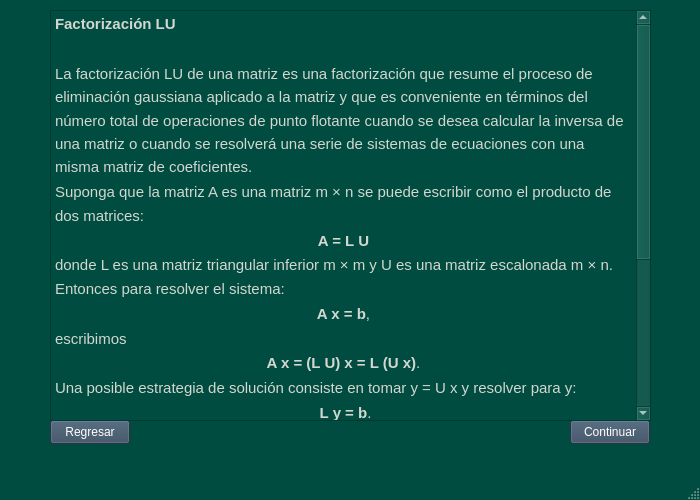
<?xml version="1.0" encoding="UTF-8"?>
<ui version="4.0">
 <class>resumenLU</class>
 <widget class="QMainWindow" name="resumenLU">
  <property name="geometry">
   <rect>
    <x>0</x>
    <y>0</y>
    <width>700</width>
    <height>500</height>
   </rect>
  </property>
  <property name="palette">
   <palette>
    <active>
     <colorrole role="WindowText">
      <brush brushstyle="SolidPattern">
       <color alpha="255">
        <red>255</red>
        <green>255</green>
        <blue>255</blue>
       </color>
      </brush>
     </colorrole>
     <colorrole role="Button">
      <brush brushstyle="SolidPattern">
       <color alpha="255">
        <red>0</red>
        <green>76</green>
        <blue>64</blue>
       </color>
      </brush>
     </colorrole>
     <colorrole role="Light">
      <brush brushstyle="SolidPattern">
       <color alpha="255">
        <red>0</red>
        <green>114</green>
        <blue>96</blue>
       </color>
      </brush>
     </colorrole>
     <colorrole role="Midlight">
      <brush brushstyle="SolidPattern">
       <color alpha="255">
        <red>0</red>
        <green>95</green>
        <blue>80</blue>
       </color>
      </brush>
     </colorrole>
     <colorrole role="Dark">
      <brush brushstyle="SolidPattern">
       <color alpha="255">
        <red>0</red>
        <green>38</green>
        <blue>32</blue>
       </color>
      </brush>
     </colorrole>
     <colorrole role="Mid">
      <brush brushstyle="SolidPattern">
       <color alpha="255">
        <red>0</red>
        <green>50</green>
        <blue>42</blue>
       </color>
      </brush>
     </colorrole>
     <colorrole role="Text">
      <brush brushstyle="SolidPattern">
       <color alpha="255">
        <red>255</red>
        <green>255</green>
        <blue>255</blue>
       </color>
      </brush>
     </colorrole>
     <colorrole role="BrightText">
      <brush brushstyle="SolidPattern">
       <color alpha="255">
        <red>255</red>
        <green>255</green>
        <blue>255</blue>
       </color>
      </brush>
     </colorrole>
     <colorrole role="ButtonText">
      <brush brushstyle="SolidPattern">
       <color alpha="255">
        <red>255</red>
        <green>255</green>
        <blue>255</blue>
       </color>
      </brush>
     </colorrole>
     <colorrole role="Base">
      <brush brushstyle="SolidPattern">
       <color alpha="255">
        <red>0</red>
        <green>0</green>
        <blue>0</blue>
       </color>
      </brush>
     </colorrole>
     <colorrole role="Window">
      <brush brushstyle="SolidPattern">
       <color alpha="255">
        <red>0</red>
        <green>76</green>
        <blue>64</blue>
       </color>
      </brush>
     </colorrole>
     <colorrole role="Shadow">
      <brush brushstyle="SolidPattern">
       <color alpha="255">
        <red>0</red>
        <green>0</green>
        <blue>0</blue>
       </color>
      </brush>
     </colorrole>
     <colorrole role="AlternateBase">
      <brush brushstyle="SolidPattern">
       <color alpha="255">
        <red>0</red>
        <green>38</green>
        <blue>32</blue>
       </color>
      </brush>
     </colorrole>
     <colorrole role="ToolTipBase">
      <brush brushstyle="SolidPattern">
       <color alpha="255">
        <red>255</red>
        <green>255</green>
        <blue>220</blue>
       </color>
      </brush>
     </colorrole>
     <colorrole role="ToolTipText">
      <brush brushstyle="SolidPattern">
       <color alpha="255">
        <red>0</red>
        <green>0</green>
        <blue>0</blue>
       </color>
      </brush>
     </colorrole>
     <colorrole role="PlaceholderText">
      <brush brushstyle="SolidPattern">
       <color alpha="128">
        <red>255</red>
        <green>255</green>
        <blue>255</blue>
       </color>
      </brush>
     </colorrole>
    </active>
    <inactive>
     <colorrole role="WindowText">
      <brush brushstyle="SolidPattern">
       <color alpha="255">
        <red>255</red>
        <green>255</green>
        <blue>255</blue>
       </color>
      </brush>
     </colorrole>
     <colorrole role="Button">
      <brush brushstyle="SolidPattern">
       <color alpha="255">
        <red>0</red>
        <green>76</green>
        <blue>64</blue>
       </color>
      </brush>
     </colorrole>
     <colorrole role="Light">
      <brush brushstyle="SolidPattern">
       <color alpha="255">
        <red>0</red>
        <green>114</green>
        <blue>96</blue>
       </color>
      </brush>
     </colorrole>
     <colorrole role="Midlight">
      <brush brushstyle="SolidPattern">
       <color alpha="255">
        <red>0</red>
        <green>95</green>
        <blue>80</blue>
       </color>
      </brush>
     </colorrole>
     <colorrole role="Dark">
      <brush brushstyle="SolidPattern">
       <color alpha="255">
        <red>0</red>
        <green>38</green>
        <blue>32</blue>
       </color>
      </brush>
     </colorrole>
     <colorrole role="Mid">
      <brush brushstyle="SolidPattern">
       <color alpha="255">
        <red>0</red>
        <green>50</green>
        <blue>42</blue>
       </color>
      </brush>
     </colorrole>
     <colorrole role="Text">
      <brush brushstyle="SolidPattern">
       <color alpha="255">
        <red>255</red>
        <green>255</green>
        <blue>255</blue>
       </color>
      </brush>
     </colorrole>
     <colorrole role="BrightText">
      <brush brushstyle="SolidPattern">
       <color alpha="255">
        <red>255</red>
        <green>255</green>
        <blue>255</blue>
       </color>
      </brush>
     </colorrole>
     <colorrole role="ButtonText">
      <brush brushstyle="SolidPattern">
       <color alpha="255">
        <red>255</red>
        <green>255</green>
        <blue>255</blue>
       </color>
      </brush>
     </colorrole>
     <colorrole role="Base">
      <brush brushstyle="SolidPattern">
       <color alpha="255">
        <red>0</red>
        <green>0</green>
        <blue>0</blue>
       </color>
      </brush>
     </colorrole>
     <colorrole role="Window">
      <brush brushstyle="SolidPattern">
       <color alpha="255">
        <red>0</red>
        <green>76</green>
        <blue>64</blue>
       </color>
      </brush>
     </colorrole>
     <colorrole role="Shadow">
      <brush brushstyle="SolidPattern">
       <color alpha="255">
        <red>0</red>
        <green>0</green>
        <blue>0</blue>
       </color>
      </brush>
     </colorrole>
     <colorrole role="AlternateBase">
      <brush brushstyle="SolidPattern">
       <color alpha="255">
        <red>0</red>
        <green>38</green>
        <blue>32</blue>
       </color>
      </brush>
     </colorrole>
     <colorrole role="ToolTipBase">
      <brush brushstyle="SolidPattern">
       <color alpha="255">
        <red>255</red>
        <green>255</green>
        <blue>220</blue>
       </color>
      </brush>
     </colorrole>
     <colorrole role="ToolTipText">
      <brush brushstyle="SolidPattern">
       <color alpha="255">
        <red>0</red>
        <green>0</green>
        <blue>0</blue>
       </color>
      </brush>
     </colorrole>
     <colorrole role="PlaceholderText">
      <brush brushstyle="SolidPattern">
       <color alpha="128">
        <red>255</red>
        <green>255</green>
        <blue>255</blue>
       </color>
      </brush>
     </colorrole>
    </inactive>
    <disabled>
     <colorrole role="WindowText">
      <brush brushstyle="SolidPattern">
       <color alpha="255">
        <red>0</red>
        <green>38</green>
        <blue>32</blue>
       </color>
      </brush>
     </colorrole>
     <colorrole role="Button">
      <brush brushstyle="SolidPattern">
       <color alpha="255">
        <red>0</red>
        <green>76</green>
        <blue>64</blue>
       </color>
      </brush>
     </colorrole>
     <colorrole role="Light">
      <brush brushstyle="SolidPattern">
       <color alpha="255">
        <red>0</red>
        <green>114</green>
        <blue>96</blue>
       </color>
      </brush>
     </colorrole>
     <colorrole role="Midlight">
      <brush brushstyle="SolidPattern">
       <color alpha="255">
        <red>0</red>
        <green>95</green>
        <blue>80</blue>
       </color>
      </brush>
     </colorrole>
     <colorrole role="Dark">
      <brush brushstyle="SolidPattern">
       <color alpha="255">
        <red>0</red>
        <green>38</green>
        <blue>32</blue>
       </color>
      </brush>
     </colorrole>
     <colorrole role="Mid">
      <brush brushstyle="SolidPattern">
       <color alpha="255">
        <red>0</red>
        <green>50</green>
        <blue>42</blue>
       </color>
      </brush>
     </colorrole>
     <colorrole role="Text">
      <brush brushstyle="SolidPattern">
       <color alpha="255">
        <red>0</red>
        <green>38</green>
        <blue>32</blue>
       </color>
      </brush>
     </colorrole>
     <colorrole role="BrightText">
      <brush brushstyle="SolidPattern">
       <color alpha="255">
        <red>255</red>
        <green>255</green>
        <blue>255</blue>
       </color>
      </brush>
     </colorrole>
     <colorrole role="ButtonText">
      <brush brushstyle="SolidPattern">
       <color alpha="255">
        <red>0</red>
        <green>38</green>
        <blue>32</blue>
       </color>
      </brush>
     </colorrole>
     <colorrole role="Base">
      <brush brushstyle="SolidPattern">
       <color alpha="255">
        <red>0</red>
        <green>76</green>
        <blue>64</blue>
       </color>
      </brush>
     </colorrole>
     <colorrole role="Window">
      <brush brushstyle="SolidPattern">
       <color alpha="255">
        <red>0</red>
        <green>76</green>
        <blue>64</blue>
       </color>
      </brush>
     </colorrole>
     <colorrole role="Shadow">
      <brush brushstyle="SolidPattern">
       <color alpha="255">
        <red>0</red>
        <green>0</green>
        <blue>0</blue>
       </color>
      </brush>
     </colorrole>
     <colorrole role="AlternateBase">
      <brush brushstyle="SolidPattern">
       <color alpha="255">
        <red>0</red>
        <green>76</green>
        <blue>64</blue>
       </color>
      </brush>
     </colorrole>
     <colorrole role="ToolTipBase">
      <brush brushstyle="SolidPattern">
       <color alpha="255">
        <red>255</red>
        <green>255</green>
        <blue>220</blue>
       </color>
      </brush>
     </colorrole>
     <colorrole role="ToolTipText">
      <brush brushstyle="SolidPattern">
       <color alpha="255">
        <red>0</red>
        <green>0</green>
        <blue>0</blue>
       </color>
      </brush>
     </colorrole>
     <colorrole role="PlaceholderText">
      <brush brushstyle="SolidPattern">
       <color alpha="128">
        <red>255</red>
        <green>255</green>
        <blue>255</blue>
       </color>
      </brush>
     </colorrole>
    </disabled>
   </palette>
  </property>
  <property name="windowTitle">
   <string>MainWindow</string>
  </property>
  <widget class="QWidget" name="centralwidget">
   <widget class="QPushButton" name="pushButton">
    <property name="geometry">
     <rect>
      <x>50</x>
      <y>420</y>
      <width>80</width>
      <height>24</height>
     </rect>
    </property>
    <property name="palette">
     <palette>
      <active>
       <colorrole role="WindowText">
        <brush brushstyle="SolidPattern">
         <color alpha="255">
          <red>255</red>
          <green>255</green>
          <blue>255</blue>
         </color>
        </brush>
       </colorrole>
       <colorrole role="Button">
        <brush brushstyle="SolidPattern">
         <color alpha="255">
          <red>53</red>
          <green>73</green>
          <blue>94</blue>
         </color>
        </brush>
       </colorrole>
       <colorrole role="Light">
        <brush brushstyle="SolidPattern">
         <color alpha="255">
          <red>79</red>
          <green>109</green>
          <blue>141</blue>
         </color>
        </brush>
       </colorrole>
       <colorrole role="Midlight">
        <brush brushstyle="SolidPattern">
         <color alpha="255">
          <red>66</red>
          <green>91</green>
          <blue>117</blue>
         </color>
        </brush>
       </colorrole>
       <colorrole role="Dark">
        <brush brushstyle="SolidPattern">
         <color alpha="255">
          <red>26</red>
          <green>36</green>
          <blue>47</blue>
         </color>
        </brush>
       </colorrole>
       <colorrole role="Mid">
        <brush brushstyle="SolidPattern">
         <color alpha="255">
          <red>35</red>
          <green>48</green>
          <blue>62</blue>
         </color>
        </brush>
       </colorrole>
       <colorrole role="Text">
        <brush brushstyle="SolidPattern">
         <color alpha="255">
          <red>255</red>
          <green>255</green>
          <blue>255</blue>
         </color>
        </brush>
       </colorrole>
       <colorrole role="BrightText">
        <brush brushstyle="SolidPattern">
         <color alpha="255">
          <red>255</red>
          <green>255</green>
          <blue>255</blue>
         </color>
        </brush>
       </colorrole>
       <colorrole role="ButtonText">
        <brush brushstyle="SolidPattern">
         <color alpha="255">
          <red>255</red>
          <green>255</green>
          <blue>255</blue>
         </color>
        </brush>
       </colorrole>
       <colorrole role="Base">
        <brush brushstyle="SolidPattern">
         <color alpha="255">
          <red>0</red>
          <green>0</green>
          <blue>0</blue>
         </color>
        </brush>
       </colorrole>
       <colorrole role="Window">
        <brush brushstyle="SolidPattern">
         <color alpha="255">
          <red>53</red>
          <green>73</green>
          <blue>94</blue>
         </color>
        </brush>
       </colorrole>
       <colorrole role="Shadow">
        <brush brushstyle="SolidPattern">
         <color alpha="255">
          <red>0</red>
          <green>0</green>
          <blue>0</blue>
         </color>
        </brush>
       </colorrole>
       <colorrole role="AlternateBase">
        <brush brushstyle="SolidPattern">
         <color alpha="255">
          <red>26</red>
          <green>36</green>
          <blue>47</blue>
         </color>
        </brush>
       </colorrole>
       <colorrole role="ToolTipBase">
        <brush brushstyle="SolidPattern">
         <color alpha="255">
          <red>255</red>
          <green>255</green>
          <blue>220</blue>
         </color>
        </brush>
       </colorrole>
       <colorrole role="ToolTipText">
        <brush brushstyle="SolidPattern">
         <color alpha="255">
          <red>0</red>
          <green>0</green>
          <blue>0</blue>
         </color>
        </brush>
       </colorrole>
       <colorrole role="PlaceholderText">
        <brush brushstyle="SolidPattern">
         <color alpha="128">
          <red>255</red>
          <green>255</green>
          <blue>255</blue>
         </color>
        </brush>
       </colorrole>
      </active>
      <inactive>
       <colorrole role="WindowText">
        <brush brushstyle="SolidPattern">
         <color alpha="255">
          <red>255</red>
          <green>255</green>
          <blue>255</blue>
         </color>
        </brush>
       </colorrole>
       <colorrole role="Button">
        <brush brushstyle="SolidPattern">
         <color alpha="255">
          <red>53</red>
          <green>73</green>
          <blue>94</blue>
         </color>
        </brush>
       </colorrole>
       <colorrole role="Light">
        <brush brushstyle="SolidPattern">
         <color alpha="255">
          <red>79</red>
          <green>109</green>
          <blue>141</blue>
         </color>
        </brush>
       </colorrole>
       <colorrole role="Midlight">
        <brush brushstyle="SolidPattern">
         <color alpha="255">
          <red>66</red>
          <green>91</green>
          <blue>117</blue>
         </color>
        </brush>
       </colorrole>
       <colorrole role="Dark">
        <brush brushstyle="SolidPattern">
         <color alpha="255">
          <red>26</red>
          <green>36</green>
          <blue>47</blue>
         </color>
        </brush>
       </colorrole>
       <colorrole role="Mid">
        <brush brushstyle="SolidPattern">
         <color alpha="255">
          <red>35</red>
          <green>48</green>
          <blue>62</blue>
         </color>
        </brush>
       </colorrole>
       <colorrole role="Text">
        <brush brushstyle="SolidPattern">
         <color alpha="255">
          <red>255</red>
          <green>255</green>
          <blue>255</blue>
         </color>
        </brush>
       </colorrole>
       <colorrole role="BrightText">
        <brush brushstyle="SolidPattern">
         <color alpha="255">
          <red>255</red>
          <green>255</green>
          <blue>255</blue>
         </color>
        </brush>
       </colorrole>
       <colorrole role="ButtonText">
        <brush brushstyle="SolidPattern">
         <color alpha="255">
          <red>255</red>
          <green>255</green>
          <blue>255</blue>
         </color>
        </brush>
       </colorrole>
       <colorrole role="Base">
        <brush brushstyle="SolidPattern">
         <color alpha="255">
          <red>0</red>
          <green>0</green>
          <blue>0</blue>
         </color>
        </brush>
       </colorrole>
       <colorrole role="Window">
        <brush brushstyle="SolidPattern">
         <color alpha="255">
          <red>53</red>
          <green>73</green>
          <blue>94</blue>
         </color>
        </brush>
       </colorrole>
       <colorrole role="Shadow">
        <brush brushstyle="SolidPattern">
         <color alpha="255">
          <red>0</red>
          <green>0</green>
          <blue>0</blue>
         </color>
        </brush>
       </colorrole>
       <colorrole role="AlternateBase">
        <brush brushstyle="SolidPattern">
         <color alpha="255">
          <red>26</red>
          <green>36</green>
          <blue>47</blue>
         </color>
        </brush>
       </colorrole>
       <colorrole role="ToolTipBase">
        <brush brushstyle="SolidPattern">
         <color alpha="255">
          <red>255</red>
          <green>255</green>
          <blue>220</blue>
         </color>
        </brush>
       </colorrole>
       <colorrole role="ToolTipText">
        <brush brushstyle="SolidPattern">
         <color alpha="255">
          <red>0</red>
          <green>0</green>
          <blue>0</blue>
         </color>
        </brush>
       </colorrole>
       <colorrole role="PlaceholderText">
        <brush brushstyle="SolidPattern">
         <color alpha="128">
          <red>255</red>
          <green>255</green>
          <blue>255</blue>
         </color>
        </brush>
       </colorrole>
      </inactive>
      <disabled>
       <colorrole role="WindowText">
        <brush brushstyle="SolidPattern">
         <color alpha="255">
          <red>26</red>
          <green>36</green>
          <blue>47</blue>
         </color>
        </brush>
       </colorrole>
       <colorrole role="Button">
        <brush brushstyle="SolidPattern">
         <color alpha="255">
          <red>53</red>
          <green>73</green>
          <blue>94</blue>
         </color>
        </brush>
       </colorrole>
       <colorrole role="Light">
        <brush brushstyle="SolidPattern">
         <color alpha="255">
          <red>79</red>
          <green>109</green>
          <blue>141</blue>
         </color>
        </brush>
       </colorrole>
       <colorrole role="Midlight">
        <brush brushstyle="SolidPattern">
         <color alpha="255">
          <red>66</red>
          <green>91</green>
          <blue>117</blue>
         </color>
        </brush>
       </colorrole>
       <colorrole role="Dark">
        <brush brushstyle="SolidPattern">
         <color alpha="255">
          <red>26</red>
          <green>36</green>
          <blue>47</blue>
         </color>
        </brush>
       </colorrole>
       <colorrole role="Mid">
        <brush brushstyle="SolidPattern">
         <color alpha="255">
          <red>35</red>
          <green>48</green>
          <blue>62</blue>
         </color>
        </brush>
       </colorrole>
       <colorrole role="Text">
        <brush brushstyle="SolidPattern">
         <color alpha="255">
          <red>26</red>
          <green>36</green>
          <blue>47</blue>
         </color>
        </brush>
       </colorrole>
       <colorrole role="BrightText">
        <brush brushstyle="SolidPattern">
         <color alpha="255">
          <red>255</red>
          <green>255</green>
          <blue>255</blue>
         </color>
        </brush>
       </colorrole>
       <colorrole role="ButtonText">
        <brush brushstyle="SolidPattern">
         <color alpha="255">
          <red>26</red>
          <green>36</green>
          <blue>47</blue>
         </color>
        </brush>
       </colorrole>
       <colorrole role="Base">
        <brush brushstyle="SolidPattern">
         <color alpha="255">
          <red>53</red>
          <green>73</green>
          <blue>94</blue>
         </color>
        </brush>
       </colorrole>
       <colorrole role="Window">
        <brush brushstyle="SolidPattern">
         <color alpha="255">
          <red>53</red>
          <green>73</green>
          <blue>94</blue>
         </color>
        </brush>
       </colorrole>
       <colorrole role="Shadow">
        <brush brushstyle="SolidPattern">
         <color alpha="255">
          <red>0</red>
          <green>0</green>
          <blue>0</blue>
         </color>
        </brush>
       </colorrole>
       <colorrole role="AlternateBase">
        <brush brushstyle="SolidPattern">
         <color alpha="255">
          <red>53</red>
          <green>73</green>
          <blue>94</blue>
         </color>
        </brush>
       </colorrole>
       <colorrole role="ToolTipBase">
        <brush brushstyle="SolidPattern">
         <color alpha="255">
          <red>255</red>
          <green>255</green>
          <blue>220</blue>
         </color>
        </brush>
       </colorrole>
       <colorrole role="ToolTipText">
        <brush brushstyle="SolidPattern">
         <color alpha="255">
          <red>0</red>
          <green>0</green>
          <blue>0</blue>
         </color>
        </brush>
       </colorrole>
       <colorrole role="PlaceholderText">
        <brush brushstyle="SolidPattern">
         <color alpha="128">
          <red>255</red>
          <green>255</green>
          <blue>255</blue>
         </color>
        </brush>
       </colorrole>
      </disabled>
     </palette>
    </property>
    <property name="text">
     <string>Regresar</string>
    </property>
   </widget>
   <widget class="QPushButton" name="pushButton_2">
    <property name="geometry">
     <rect>
      <x>570</x>
      <y>420</y>
      <width>80</width>
      <height>24</height>
     </rect>
    </property>
    <property name="palette">
     <palette>
      <active>
       <colorrole role="WindowText">
        <brush brushstyle="SolidPattern">
         <color alpha="255">
          <red>255</red>
          <green>255</green>
          <blue>255</blue>
         </color>
        </brush>
       </colorrole>
       <colorrole role="Button">
        <brush brushstyle="SolidPattern">
         <color alpha="255">
          <red>53</red>
          <green>73</green>
          <blue>94</blue>
         </color>
        </brush>
       </colorrole>
       <colorrole role="Light">
        <brush brushstyle="SolidPattern">
         <color alpha="255">
          <red>79</red>
          <green>109</green>
          <blue>141</blue>
         </color>
        </brush>
       </colorrole>
       <colorrole role="Midlight">
        <brush brushstyle="SolidPattern">
         <color alpha="255">
          <red>66</red>
          <green>91</green>
          <blue>117</blue>
         </color>
        </brush>
       </colorrole>
       <colorrole role="Dark">
        <brush brushstyle="SolidPattern">
         <color alpha="255">
          <red>26</red>
          <green>36</green>
          <blue>47</blue>
         </color>
        </brush>
       </colorrole>
       <colorrole role="Mid">
        <brush brushstyle="SolidPattern">
         <color alpha="255">
          <red>35</red>
          <green>48</green>
          <blue>62</blue>
         </color>
        </brush>
       </colorrole>
       <colorrole role="Text">
        <brush brushstyle="SolidPattern">
         <color alpha="255">
          <red>255</red>
          <green>255</green>
          <blue>255</blue>
         </color>
        </brush>
       </colorrole>
       <colorrole role="BrightText">
        <brush brushstyle="SolidPattern">
         <color alpha="255">
          <red>255</red>
          <green>255</green>
          <blue>255</blue>
         </color>
        </brush>
       </colorrole>
       <colorrole role="ButtonText">
        <brush brushstyle="SolidPattern">
         <color alpha="255">
          <red>255</red>
          <green>255</green>
          <blue>255</blue>
         </color>
        </brush>
       </colorrole>
       <colorrole role="Base">
        <brush brushstyle="SolidPattern">
         <color alpha="255">
          <red>0</red>
          <green>0</green>
          <blue>0</blue>
         </color>
        </brush>
       </colorrole>
       <colorrole role="Window">
        <brush brushstyle="SolidPattern">
         <color alpha="255">
          <red>53</red>
          <green>73</green>
          <blue>94</blue>
         </color>
        </brush>
       </colorrole>
       <colorrole role="Shadow">
        <brush brushstyle="SolidPattern">
         <color alpha="255">
          <red>0</red>
          <green>0</green>
          <blue>0</blue>
         </color>
        </brush>
       </colorrole>
       <colorrole role="AlternateBase">
        <brush brushstyle="SolidPattern">
         <color alpha="255">
          <red>26</red>
          <green>36</green>
          <blue>47</blue>
         </color>
        </brush>
       </colorrole>
       <colorrole role="ToolTipBase">
        <brush brushstyle="SolidPattern">
         <color alpha="255">
          <red>255</red>
          <green>255</green>
          <blue>220</blue>
         </color>
        </brush>
       </colorrole>
       <colorrole role="ToolTipText">
        <brush brushstyle="SolidPattern">
         <color alpha="255">
          <red>0</red>
          <green>0</green>
          <blue>0</blue>
         </color>
        </brush>
       </colorrole>
       <colorrole role="PlaceholderText">
        <brush brushstyle="SolidPattern">
         <color alpha="128">
          <red>255</red>
          <green>255</green>
          <blue>255</blue>
         </color>
        </brush>
       </colorrole>
      </active>
      <inactive>
       <colorrole role="WindowText">
        <brush brushstyle="SolidPattern">
         <color alpha="255">
          <red>255</red>
          <green>255</green>
          <blue>255</blue>
         </color>
        </brush>
       </colorrole>
       <colorrole role="Button">
        <brush brushstyle="SolidPattern">
         <color alpha="255">
          <red>53</red>
          <green>73</green>
          <blue>94</blue>
         </color>
        </brush>
       </colorrole>
       <colorrole role="Light">
        <brush brushstyle="SolidPattern">
         <color alpha="255">
          <red>79</red>
          <green>109</green>
          <blue>141</blue>
         </color>
        </brush>
       </colorrole>
       <colorrole role="Midlight">
        <brush brushstyle="SolidPattern">
         <color alpha="255">
          <red>66</red>
          <green>91</green>
          <blue>117</blue>
         </color>
        </brush>
       </colorrole>
       <colorrole role="Dark">
        <brush brushstyle="SolidPattern">
         <color alpha="255">
          <red>26</red>
          <green>36</green>
          <blue>47</blue>
         </color>
        </brush>
       </colorrole>
       <colorrole role="Mid">
        <brush brushstyle="SolidPattern">
         <color alpha="255">
          <red>35</red>
          <green>48</green>
          <blue>62</blue>
         </color>
        </brush>
       </colorrole>
       <colorrole role="Text">
        <brush brushstyle="SolidPattern">
         <color alpha="255">
          <red>255</red>
          <green>255</green>
          <blue>255</blue>
         </color>
        </brush>
       </colorrole>
       <colorrole role="BrightText">
        <brush brushstyle="SolidPattern">
         <color alpha="255">
          <red>255</red>
          <green>255</green>
          <blue>255</blue>
         </color>
        </brush>
       </colorrole>
       <colorrole role="ButtonText">
        <brush brushstyle="SolidPattern">
         <color alpha="255">
          <red>255</red>
          <green>255</green>
          <blue>255</blue>
         </color>
        </brush>
       </colorrole>
       <colorrole role="Base">
        <brush brushstyle="SolidPattern">
         <color alpha="255">
          <red>0</red>
          <green>0</green>
          <blue>0</blue>
         </color>
        </brush>
       </colorrole>
       <colorrole role="Window">
        <brush brushstyle="SolidPattern">
         <color alpha="255">
          <red>53</red>
          <green>73</green>
          <blue>94</blue>
         </color>
        </brush>
       </colorrole>
       <colorrole role="Shadow">
        <brush brushstyle="SolidPattern">
         <color alpha="255">
          <red>0</red>
          <green>0</green>
          <blue>0</blue>
         </color>
        </brush>
       </colorrole>
       <colorrole role="AlternateBase">
        <brush brushstyle="SolidPattern">
         <color alpha="255">
          <red>26</red>
          <green>36</green>
          <blue>47</blue>
         </color>
        </brush>
       </colorrole>
       <colorrole role="ToolTipBase">
        <brush brushstyle="SolidPattern">
         <color alpha="255">
          <red>255</red>
          <green>255</green>
          <blue>220</blue>
         </color>
        </brush>
       </colorrole>
       <colorrole role="ToolTipText">
        <brush brushstyle="SolidPattern">
         <color alpha="255">
          <red>0</red>
          <green>0</green>
          <blue>0</blue>
         </color>
        </brush>
       </colorrole>
       <colorrole role="PlaceholderText">
        <brush brushstyle="SolidPattern">
         <color alpha="128">
          <red>255</red>
          <green>255</green>
          <blue>255</blue>
         </color>
        </brush>
       </colorrole>
      </inactive>
      <disabled>
       <colorrole role="WindowText">
        <brush brushstyle="SolidPattern">
         <color alpha="255">
          <red>26</red>
          <green>36</green>
          <blue>47</blue>
         </color>
        </brush>
       </colorrole>
       <colorrole role="Button">
        <brush brushstyle="SolidPattern">
         <color alpha="255">
          <red>53</red>
          <green>73</green>
          <blue>94</blue>
         </color>
        </brush>
       </colorrole>
       <colorrole role="Light">
        <brush brushstyle="SolidPattern">
         <color alpha="255">
          <red>79</red>
          <green>109</green>
          <blue>141</blue>
         </color>
        </brush>
       </colorrole>
       <colorrole role="Midlight">
        <brush brushstyle="SolidPattern">
         <color alpha="255">
          <red>66</red>
          <green>91</green>
          <blue>117</blue>
         </color>
        </brush>
       </colorrole>
       <colorrole role="Dark">
        <brush brushstyle="SolidPattern">
         <color alpha="255">
          <red>26</red>
          <green>36</green>
          <blue>47</blue>
         </color>
        </brush>
       </colorrole>
       <colorrole role="Mid">
        <brush brushstyle="SolidPattern">
         <color alpha="255">
          <red>35</red>
          <green>48</green>
          <blue>62</blue>
         </color>
        </brush>
       </colorrole>
       <colorrole role="Text">
        <brush brushstyle="SolidPattern">
         <color alpha="255">
          <red>26</red>
          <green>36</green>
          <blue>47</blue>
         </color>
        </brush>
       </colorrole>
       <colorrole role="BrightText">
        <brush brushstyle="SolidPattern">
         <color alpha="255">
          <red>255</red>
          <green>255</green>
          <blue>255</blue>
         </color>
        </brush>
       </colorrole>
       <colorrole role="ButtonText">
        <brush brushstyle="SolidPattern">
         <color alpha="255">
          <red>26</red>
          <green>36</green>
          <blue>47</blue>
         </color>
        </brush>
       </colorrole>
       <colorrole role="Base">
        <brush brushstyle="SolidPattern">
         <color alpha="255">
          <red>53</red>
          <green>73</green>
          <blue>94</blue>
         </color>
        </brush>
       </colorrole>
       <colorrole role="Window">
        <brush brushstyle="SolidPattern">
         <color alpha="255">
          <red>53</red>
          <green>73</green>
          <blue>94</blue>
         </color>
        </brush>
       </colorrole>
       <colorrole role="Shadow">
        <brush brushstyle="SolidPattern">
         <color alpha="255">
          <red>0</red>
          <green>0</green>
          <blue>0</blue>
         </color>
        </brush>
       </colorrole>
       <colorrole role="AlternateBase">
        <brush brushstyle="SolidPattern">
         <color alpha="255">
          <red>53</red>
          <green>73</green>
          <blue>94</blue>
         </color>
        </brush>
       </colorrole>
       <colorrole role="ToolTipBase">
        <brush brushstyle="SolidPattern">
         <color alpha="255">
          <red>255</red>
          <green>255</green>
          <blue>220</blue>
         </color>
        </brush>
       </colorrole>
       <colorrole role="ToolTipText">
        <brush brushstyle="SolidPattern">
         <color alpha="255">
          <red>0</red>
          <green>0</green>
          <blue>0</blue>
         </color>
        </brush>
       </colorrole>
       <colorrole role="PlaceholderText">
        <brush brushstyle="SolidPattern">
         <color alpha="128">
          <red>255</red>
          <green>255</green>
          <blue>255</blue>
         </color>
        </brush>
       </colorrole>
      </disabled>
     </palette>
    </property>
    <property name="text">
     <string>Continuar</string>
    </property>
   </widget>
   <widget class="QTextBrowser" name="textBrowser">
    <property name="geometry">
     <rect>
      <x>50</x>
      <y>10</y>
      <width>601</width>
      <height>411</height>
     </rect>
    </property>
    <property name="palette">
     <palette>
      <active>
       <colorrole role="Base">
        <brush brushstyle="SolidPattern">
         <color alpha="255">
          <red>0</red>
          <green>76</green>
          <blue>64</blue>
         </color>
        </brush>
       </colorrole>
       <colorrole role="Shadow">
        <brush brushstyle="SolidPattern">
         <color alpha="255">
          <red>0</red>
          <green>76</green>
          <blue>64</blue>
         </color>
        </brush>
       </colorrole>
       <colorrole role="ToolTipText">
        <brush brushstyle="SolidPattern">
         <color alpha="255">
          <red>0</red>
          <green>76</green>
          <blue>64</blue>
         </color>
        </brush>
       </colorrole>
      </active>
      <inactive>
       <colorrole role="Base">
        <brush brushstyle="SolidPattern">
         <color alpha="255">
          <red>0</red>
          <green>76</green>
          <blue>64</blue>
         </color>
        </brush>
       </colorrole>
       <colorrole role="Shadow">
        <brush brushstyle="SolidPattern">
         <color alpha="255">
          <red>0</red>
          <green>76</green>
          <blue>64</blue>
         </color>
        </brush>
       </colorrole>
       <colorrole role="ToolTipText">
        <brush brushstyle="SolidPattern">
         <color alpha="255">
          <red>0</red>
          <green>76</green>
          <blue>64</blue>
         </color>
        </brush>
       </colorrole>
      </inactive>
      <disabled>
       <colorrole role="Base">
        <brush brushstyle="SolidPattern">
         <color alpha="255">
          <red>0</red>
          <green>76</green>
          <blue>64</blue>
         </color>
        </brush>
       </colorrole>
       <colorrole role="Shadow">
        <brush brushstyle="SolidPattern">
         <color alpha="255">
          <red>0</red>
          <green>76</green>
          <blue>64</blue>
         </color>
        </brush>
       </colorrole>
       <colorrole role="ToolTipText">
        <brush brushstyle="SolidPattern">
         <color alpha="255">
          <red>0</red>
          <green>76</green>
          <blue>64</blue>
         </color>
        </brush>
       </colorrole>
      </disabled>
     </palette>
    </property>
    <property name="html">
     <string>&lt;!DOCTYPE HTML PUBLIC &quot;-//W3C//DTD HTML 4.0//EN&quot; &quot;http://www.w3.org/TR/REC-html40/strict.dtd&quot;&gt;
&lt;html&gt;&lt;head&gt;&lt;meta name=&quot;qrichtext&quot; content=&quot;1&quot; /&gt;&lt;style type=&quot;text/css&quot;&gt;
p, li { white-space: pre-wrap; }
&lt;/style&gt;&lt;/head&gt;&lt;body style=&quot; font-family:'Ubuntu'; font-size:10pt; font-weight:400; font-style:normal;&quot;&gt;
&lt;p align=&quot;justify&quot; style=&quot; margin-top:0px; margin-bottom:0px; margin-left:0px; margin-right:0px; -qt-block-indent:0; text-indent:0px; line-height:138%;&quot;&gt;&lt;a name=&quot;docs-internal-guid-99d43a80-7fff-26ce-e9e0-8e3b01bc2072&quot;&gt;&lt;/a&gt;&lt;span style=&quot; font-family:'Roboto','sans-serif'; font-size:11pt; font-weight:600; color:#d3d7cf; background-color:transparent;&quot;&gt;F&lt;/span&gt;&lt;span style=&quot; font-family:'Roboto','sans-serif'; font-size:11pt; font-weight:600; color:#d3d7cf; background-color:transparent;&quot;&gt;actorización LU&lt;/span&gt;&lt;/p&gt;
&lt;p align=&quot;justify&quot; style=&quot;-qt-paragraph-type:empty; margin-top:0px; margin-bottom:0px; margin-left:0px; margin-right:0px; -qt-block-indent:0; text-indent:0px; line-height:138%; font-family:'Roboto','sans-serif'; font-size:11pt; font-weight:600; color:#d3d7cf;&quot;&gt;&lt;br /&gt;&lt;/p&gt;
&lt;p style=&quot; margin-top:0px; margin-bottom:0px; margin-left:0px; margin-right:0px; -qt-block-indent:0; text-indent:0px; line-height:138%;&quot;&gt;&lt;span style=&quot; font-family:'Roboto','sans-serif'; font-size:11pt; color:#d3d7cf; background-color:transparent;&quot;&gt;La factorización LU de una matriz es una factorización que resume el proceso de eliminación gaussiana aplicado a la matriz y que es conveniente en términos del número total de operaciones de punto flotante cuando se desea calcular la inversa de una matriz o cuando se resolverá una serie de sistemas de ecuaciones con una misma matriz de coeficientes.&lt;/span&gt;&lt;/p&gt;
&lt;p style=&quot; margin-top:0px; margin-bottom:0px; margin-left:0px; margin-right:0px; -qt-block-indent:0; text-indent:0px; line-height:138%;&quot;&gt;&lt;span style=&quot; font-family:'Roboto','sans-serif'; font-size:11pt; color:#d3d7cf; background-color:transparent;&quot;&gt;Suponga que la matriz A es una matriz m × n se puede escribir como el producto de dos matrices:&lt;/span&gt;&lt;/p&gt;
&lt;p align=&quot;center&quot; style=&quot; margin-top:0px; margin-bottom:0px; margin-left:0px; margin-right:0px; -qt-block-indent:0; text-indent:0px; line-height:138%;&quot;&gt;&lt;span style=&quot; font-family:'Roboto','sans-serif'; font-size:11pt; font-weight:696; color:#d3d7cf; background-color:transparent;&quot;&gt;A = L U&lt;/span&gt;&lt;/p&gt;
&lt;p style=&quot; margin-top:0px; margin-bottom:0px; margin-left:0px; margin-right:0px; -qt-block-indent:0; text-indent:0px; line-height:138%;&quot;&gt;&lt;span style=&quot; font-family:'Roboto','sans-serif'; font-size:11pt; color:#d3d7cf; background-color:transparent;&quot;&gt;donde L es una matriz triangular inferior m × m y U es una matriz escalonada m × n. Entonces para resolver el sistema:&lt;/span&gt;&lt;/p&gt;
&lt;p align=&quot;center&quot; style=&quot; margin-top:0px; margin-bottom:0px; margin-left:0px; margin-right:0px; -qt-block-indent:0; text-indent:0px; line-height:138%;&quot;&gt;&lt;span style=&quot; font-family:'Roboto','sans-serif'; font-size:11pt; font-weight:696; color:#d3d7cf; background-color:transparent;&quot;&gt;A x = b&lt;/span&gt;&lt;span style=&quot; font-family:'Roboto','sans-serif'; font-size:11pt; color:#d3d7cf; background-color:transparent;&quot;&gt;,&lt;/span&gt;&lt;/p&gt;
&lt;p style=&quot; margin-top:0px; margin-bottom:0px; margin-left:0px; margin-right:0px; -qt-block-indent:0; text-indent:0px; line-height:138%;&quot;&gt;&lt;span style=&quot; font-family:'Roboto','sans-serif'; font-size:11pt; color:#d3d7cf; background-color:transparent;&quot;&gt;escribimos&lt;/span&gt;&lt;/p&gt;
&lt;p align=&quot;center&quot; style=&quot; margin-top:0px; margin-bottom:0px; margin-left:0px; margin-right:0px; -qt-block-indent:0; text-indent:0px; line-height:138%;&quot;&gt;&lt;span style=&quot; font-family:'Roboto','sans-serif'; font-size:11pt; font-weight:696; color:#d3d7cf; background-color:transparent;&quot;&gt;A x = (L U) x = L (U x)&lt;/span&gt;&lt;span style=&quot; font-family:'Roboto','sans-serif'; font-size:11pt; color:#d3d7cf; background-color:transparent;&quot;&gt;.&lt;/span&gt;&lt;/p&gt;
&lt;p style=&quot; margin-top:0px; margin-bottom:0px; margin-left:0px; margin-right:0px; -qt-block-indent:0; text-indent:0px; line-height:138%;&quot;&gt;&lt;span style=&quot; font-family:'Roboto','sans-serif'; font-size:11pt; color:#d3d7cf; background-color:transparent;&quot;&gt;Una posible estrategia de solución consiste en tomar y = U x y resolver para y:&lt;/span&gt;&lt;/p&gt;
&lt;p align=&quot;center&quot; style=&quot; margin-top:0px; margin-bottom:0px; margin-left:0px; margin-right:0px; -qt-block-indent:0; text-indent:0px; line-height:138%;&quot;&gt;&lt;span style=&quot; font-family:'Roboto','sans-serif'; font-size:11pt; color:#d3d7cf; background-color:transparent;&quot;&gt; &lt;/span&gt;&lt;span style=&quot; font-family:'Roboto','sans-serif'; font-size:11pt; font-weight:696; color:#d3d7cf; background-color:transparent;&quot;&gt;L y = b&lt;/span&gt;&lt;span style=&quot; font-family:'Roboto','sans-serif'; font-size:11pt; color:#d3d7cf; background-color:transparent;&quot;&gt;.&lt;/span&gt;&lt;/p&gt;
&lt;p style=&quot; margin-top:0px; margin-bottom:0px; margin-left:0px; margin-right:0px; -qt-block-indent:0; text-indent:0px; line-height:138%;&quot;&gt;&lt;span style=&quot; font-family:'Roboto','sans-serif'; font-size:11pt; color:#d3d7cf; background-color:transparent;&quot;&gt;Como la matriz L es triangular superior este sistema puede resolverse mediante sustitución hacia abajo, lo cual se hace fácilmente en m2 FLOPS(del inglés floating point operations per second). Una vez con los valores encontrados de y, las incógnitas al sistema inicial se resuelven despejando x de U x = y. Nuevamente, como U es escalonada, este sistema puede resolverse en caso de tener solución mediante sustitución hacia atrás, lo cual es sencillo. Estas observaciones nos dan la pauta para ver la conveniencia de una factorización como la anterior, es decir factorizar A como el producto de una matriz L triangular superior, por otra U la cual es escalonada. Esta factorización se llama usualmente Descomposición LU.&lt;/span&gt;&lt;/p&gt;
&lt;p align=&quot;justify&quot; style=&quot; margin-top:0px; margin-bottom:0px; margin-left:0px; margin-right:0px; -qt-block-indent:0; text-indent:0px;&quot;&gt;&lt;span style=&quot; font-family:'Ubuntu'; color:#d3d7cf;&quot;&gt;&lt;br /&gt;&lt;/span&gt;&lt;/p&gt;&lt;/body&gt;&lt;/html&gt;</string>
    </property>
   </widget>
  </widget>
  <widget class="QMenuBar" name="menubar">
   <property name="geometry">
    <rect>
     <x>0</x>
     <y>0</y>
     <width>700</width>
     <height>21</height>
    </rect>
   </property>
  </widget>
  <widget class="QStatusBar" name="statusbar"/>
 </widget>
 <resources/>
 <connections/>
</ui>
